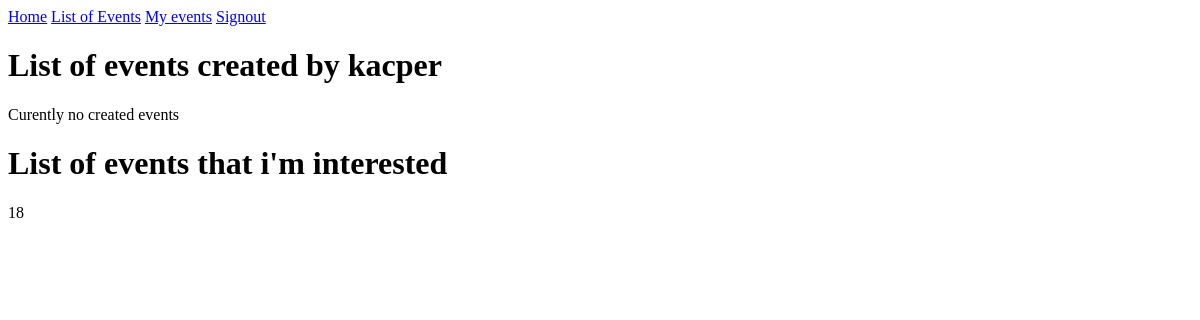
Before: /mylist/ (signed in) with the older database file.
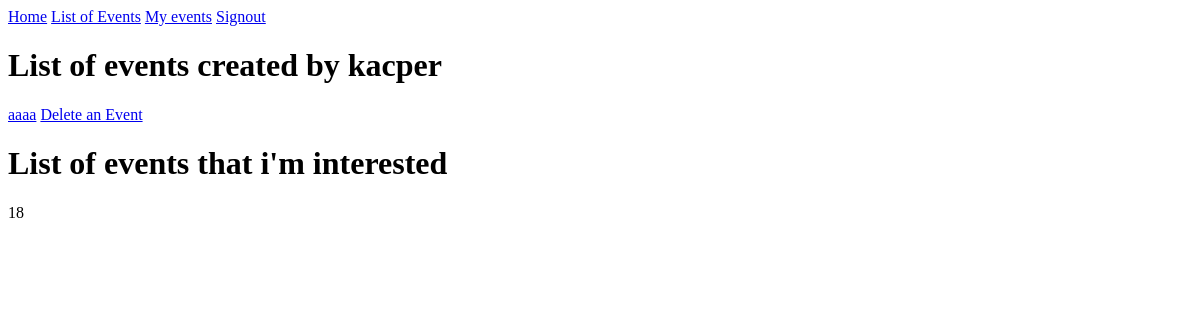
After: the same page with the newer database file.
### main/models.py (models this page shows, shortened)
class EventParticipation(models.Model):
    user = models.CharField(
        max_length=100
        )
    eventId = models.IntegerField()
    participation = models.CharField(
        max_length=15
        )

class Events(models.Model):
    user = models.ForeignKey(
        User,
        on_delete=models.CASCADE,
        related_name="event",
        null=True)
    name = models.CharField(
        max_length=200
        )
    date = models.DateField(
        default = timezone.now
        )
    description = models.CharField(
        max_length = 2000)
    country = models.CharField(
        max_length = 25
        )
    city = models.CharField(
        max_length = 75
        )

### main/views.py (the view)
# urls.py: path("mylist/",views.mylist,name="mylist"),
def mylist(request):
    if request.user.is_authenticated:
        username = request.user.username
        items = Events.objects.filter(user__username = username)
        events_items = EventParticipation.objects.filter(user = username)
        return render(request,
                      'main/mylist.html',
                      {'items':items,
                       'events_items':events_items})
    else:
        return HttpResponseRedirect("/info/")

### main/templates/main/mylist.html (shortened to what this page needs)
{% extends 'main/base.html' %}
{% block content %}
    <h1>List of events created by {{user.get_username}} </h1>
    {% if items %}
        {% for i in items %}
            <p><a href="/{{ i.id }}">{{ i.name }}</a> <a href="/deleteEvent/{{ i.id }}">Delete an Event</a></p>
        {% endfor %}
    {% else %}
        <p>Curently no created events</p>
    {% endif %}
    <h1>List of events that i'm interested </h1>
    {% if events_items %}
        {% for j in events_items %}
            <p>{{ j.eventId }}</p>
        {% endfor %}
    {% else %}
        <p>Curently not interested in any event</p>
    {% endif %}
{% endblock %}

Changed rows visible on the page:
added Events: name "aaaa"
Other visible differences:
text no longer shown: "Curently no created events"
